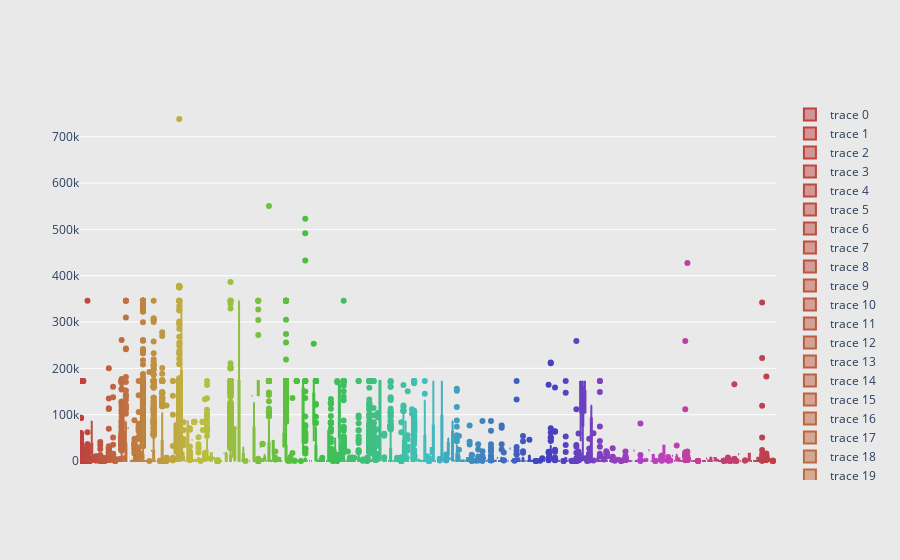

The notebook cell this image was saved under:
### Code cell
#fig = go.Figure()
# fig = go.Figure()
# t = 200
# fig = px.scatter(x=df.index[:t], y=df.iloc[:t,0], log_x=True)
# fig_line = px.scatter(x=df.index[t:], y=df.iloc[t:,3])
# for trace in fig_line.data:
#     fig.add_trace(trace)
# fig.show()
#fig = go.Figure()
# fig = go.Figure()
# fig.add_trace(go.Scatter(x=df.index, y=df.iloc[:,3],
#                     mode='markers',
#                     name='max')
#                     )
# fig.add_trace(go.Scatter(x=df.index, y=df.iloc[:,0],
#                     mode='markers',
#                     name='mean')
#                     )
# fig.update_yaxes(type="log")
c = ['hsl('+str(h)+',50%'+',50%)' for h in np.linspace(0, 360, len(df.index))]
# fig.show()
fig = go.Figure(data=[go.Box(
    y=working_time[working_time['#CPU'] == df.index[i]].iloc[:, 1],
    marker_color=c[i]
    ) for i in range(len(df.index))])

# format the layout
fig.update_layout(
    xaxis=dict(showgrid=False, zeroline=False, showticklabels=False),
    yaxis=dict(zeroline=False, gridcolor='white'),
    paper_bgcolor='rgb(233,233,233)',
    plot_bgcolor='rgb(233,233,233)',
)

fig.show()
